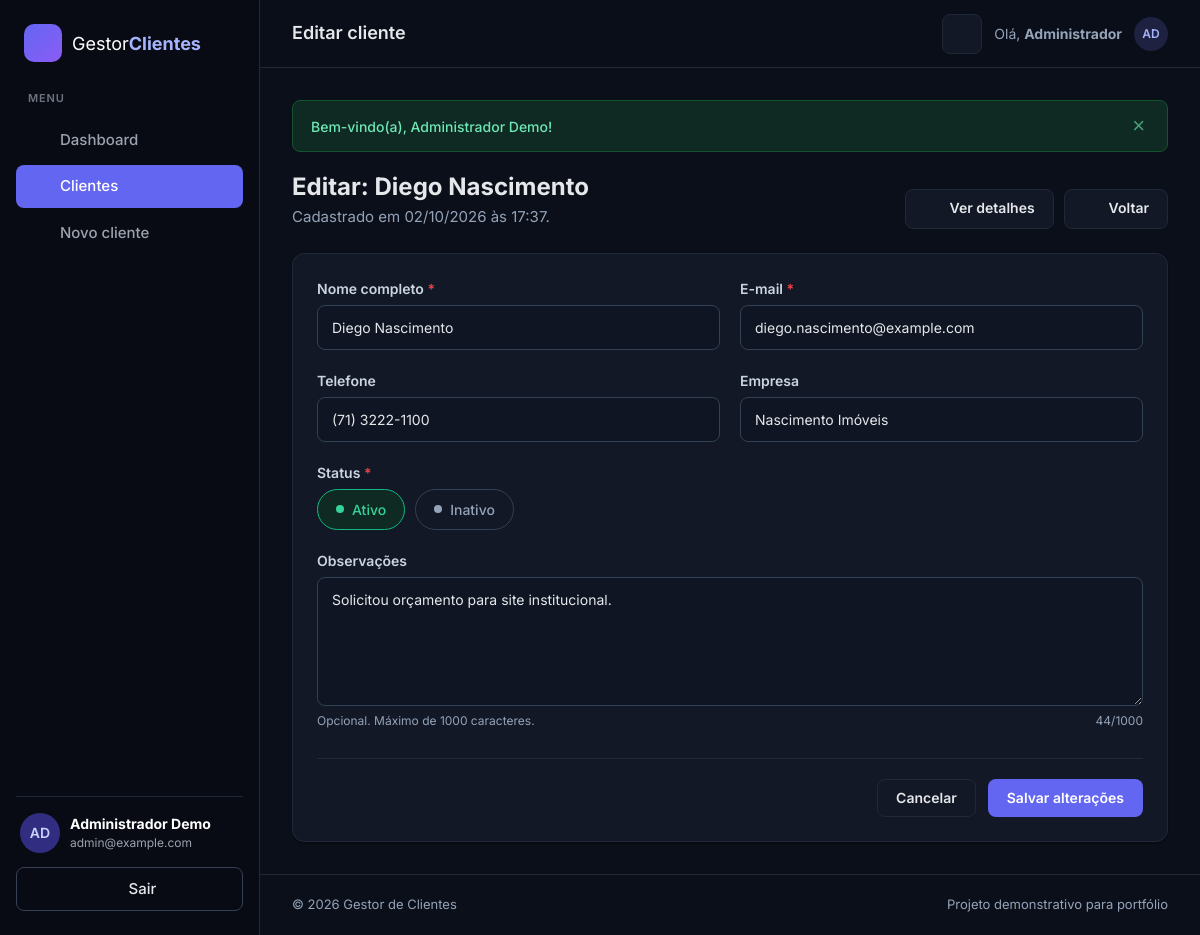
/cliente_editar.php?id=1 (signed in), run on the app's committed database.
### tables this page shows
CREATE TABLE clientes (
    id          INT UNSIGNED NOT NULL AUTO_INCREMENT,
    usuario_id  INT UNSIGNED NOT NULL COMMENT 'Dono do cadastro (usuarios.id)',
    nome        VARCHAR(150) NOT NULL,
    email       VARCHAR(150) NOT NULL,
    telefone    VARCHAR(20)  NULL,
    empresa     VARCHAR(150) NULL,
    status      ENUM('ativo', 'inativo') NOT NULL DEFAULT 'ativo',
    observacoes TEXT         NULL,
    created_at  DATETIME     NOT NULL DEFAULT CURRENT_TIMESTAMP,
    updated_at  DATETIME     NOT NULL DEFAULT CURRENT_TIMESTAMP ON UPDATE CURRENT_TIMESTAMP,
    PRIMARY KEY (id),
    UNIQUE KEY uk_clientes_usuario_email (usuario_id, email),
    KEY idx_clientes_nome (nome),
    KEY idx_clientes_status (status),
    KEY idx_clientes_created_at (created_at),
    CONSTRAINT fk_clientes_usuario
        FOREIGN KEY (usuario_id) REFERENCES usuarios (id)
        ON DELETE CASCADE
);

### config/database.php (called while the page is built, shortened)
<?php
function db(): PDO
{
    static $pdo = null;
    $dsn = sprintf('mysql:host=%s;dbname=%s;charset=%s', DB_HOST, DB_NAME, DB_CHARSET);
    try {
        $pdo = new PDO($dsn, DB_USER, DB_PASS, [
            PDO::ATTR_ERRMODE            => PDO::ERRMODE_EXCEPTION,
            PDO::ATTR_DEFAULT_FETCH_MODE => PDO::FETCH_ASSOC,
            PDO::ATTR_EMULATE_PREPARES   => false,
        ]);
    } catch (PDOException $e) {
        error_log('[gestor-clientes] Falha na conexão: ' . $e->getMessage());
        http_response_code(500);
        header('Content-Type: text/html; charset=UTF-8');
        exit('<h2>Erro ao conectar ao banco de dados.</h2>'
            . '<p>Verifique se o <strong>MySQL</strong> está iniciado no XAMPP '
            . 'e se o banco <strong>gestor_clientes</strong> foi importado pelo phpMyAdmin.</p>');
    }
    return $pdo;
}

### includes/cliente_funcoes.php (called while the page is built, shortened)
<?php
function buscar_cliente(int $id): ?array
{
    $stmt = db()->prepare('SELECT * FROM clientes WHERE id = :id AND usuario_id = :usuario_id LIMIT 1');
    $stmt->execute([
        ':id'         => $id,
        ':usuario_id' => usuario_id_logado(),
    ]);
    $cliente = $stmt->fetch();
    return $cliente ?: null;
}

### includes/auth.php (called while the page is built, shortened)
<?php
require_once __DIR__ . '/functions.php';
function usuario_id_logado(): int
{
    return (int) ($_SESSION['usuario_id'] ?? 0);
}

### cliente_editar.php (the view, shortened to what this page needs)
<?php
require_once __DIR__ . '/config/database.php';
require_once __DIR__ . '/includes/auth.php';
require_once __DIR__ . '/includes/cliente_funcoes.php';
$id      = campo_id($_GET);
$cliente = $id ? buscar_cliente($id) : null;
$dados = $cliente;
$erros = [];
$textoBotao   = 'Salvar alterações';
require __DIR__ . '/includes/header.php';
?>
<div class="page-header">
    <div>
        <h2>Editar: <?= e($cliente['nome']) ?></h2>
        <p>Cadastrado em <?= formatar_data($cliente['created_at'], true) ?>.</p>
    </div>
    <div class="page-actions">
        <a href="cliente_ver.php?id=<?= (int) $cliente['id'] ?>" class="btn btn-secondary"><?= icone('eye') ?> Ver detalhes</a>
        <a href="clientes.php" class="btn btn-secondary"><?= icone('arrow-left') ?> Voltar</a>
    </div>
</div>
<section class="card">
    <div class="card-body">
        <?php require __DIR__ . '/includes/cliente_form.php'; ?>
    </div>
</section>
<?php require __DIR__ . '/includes/footer.php'; ?>

### includes/cliente_form.php (shortened to what this page needs)
<form method="post" class="form">
    <div class="form-grid">
        <div class="form-group">
            <label for="nome" class="form-label">Nome completo <span class="required">*</span></label>
            <input type="text" id="nome" name="nome" class="form-control<?= classe_erro($erros, 'nome') ?>"
                   value="<?= e($dados['nome']) ?>" maxlength="150" required
                   placeholder="Ex.: Maria Oliveira">
        </div>
        <div class="form-group">
            <label for="email" class="form-label">E-mail <span class="required">*</span></label>
            <input type="email" id="email" name="email" class="form-control<?= classe_erro($erros, 'email') ?>"
                   value="<?= e($dados['email']) ?>" maxlength="150" required
                   placeholder="cliente@exemplo.com">
        </div>
        <div class="form-group">
            <label for="telefone" class="form-label">Telefone</label>
            <input type="tel" id="telefone" name="telefone" class="form-control<?= classe_erro($erros, 'telefone') ?>"
                   value="<?= e($dados['telefone']) ?>" maxlength="15" inputmode="numeric"
                   data-mask="telefone" placeholder="(00) 00000-0000">
        </div>
        <div class="form-group">
            <label for="empresa" class="form-label">Empresa</label>
            <input type="text" id="empresa" name="empresa" class="form-control<?= classe_erro($erros, 'empresa') ?>"
                   value="<?= e($dados['empresa']) ?>" maxlength="150"
                   placeholder="Nome da empresa (opcional)">
        </div>
        <div class="form-group form-full">
            <span class="form-label">Status <span class="required">*</span></span>
            <div class="status-options">
                <?php foreach (STATUS_CLIENTE as $valor => $rotulo): ?>
                    <label class="status-option">
                        <span class="status-pill status-pill-<?= e($valor) ?>"><?= e($rotulo) ?></span>
                    </label>
                <?php endforeach; ?>
            </div>
        </div>
        <div class="form-group form-full">
            <label for="observacoes" class="form-label">Observações</label>
            <textarea id="observacoes" name="observacoes" class="form-control<?= classe_erro($erros, 'observacoes') ?>"
                      maxlength="1000" rows="5" data-contador="contadorObs"
                      placeholder="Anotações sobre o cliente, preferências, histórico de contato..."><?= e($dados['observacoes']) ?></textarea>
            <div class="form-hint">
                <span>Opcional. Máximo de 1000 caracteres.</span>
                <span id="contadorObs">0/1000</span>
            </div>
        </div>
    </div>
    <div class="form-actions">
        <a href="clientes.php" class="btn btn-secondary">Cancelar</a>
        <button type="submit" class="btn btn-primary"><?= e($textoBotao) ?></button>
    </div>
</form>

### data on the page
clientes: nome "Diego Nascimento", created_at "02/10/2026 às 17:37", email "diego.nascimento@example.com", telefone "(71) 3222-1100", empresa "Nascimento Imóveis", observacoes "Solicitou orçamento para site institucional."

### other printed values
$item['rotulo'] "Dashboard"
$item['rotulo'] "Clientes"
$item['rotulo'] "Novo cliente"
iniciais($nomeUsuario) "AD"
$nomeUsuario "Administrador Demo"
$emailUsuario "admin@example.com"
$tituloPagina "Editar cliente"
$primeiroNome "Administrador"
$flash['mensagem'] "Bem-vindo(a), Administrador Demo!"
$rotulo "Ativo"
$rotulo "Inativo"
$textoBotao "Salvar alterações"
